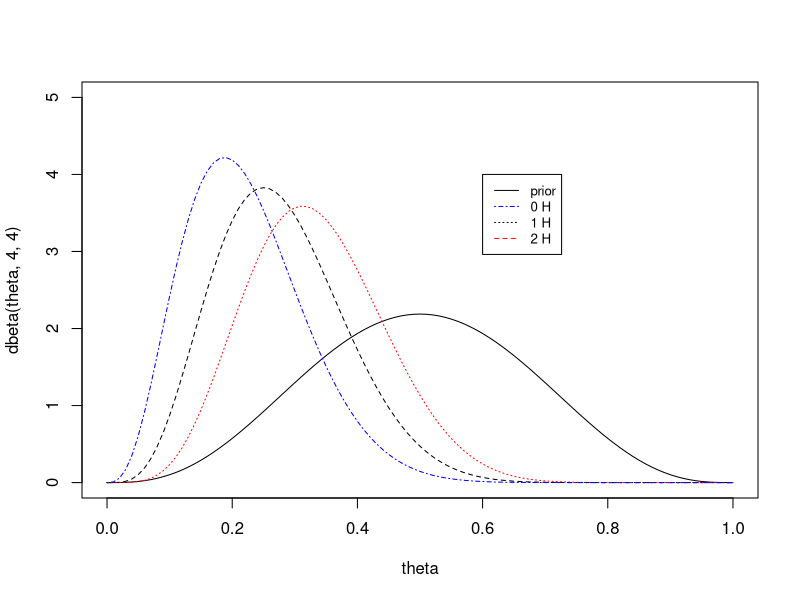
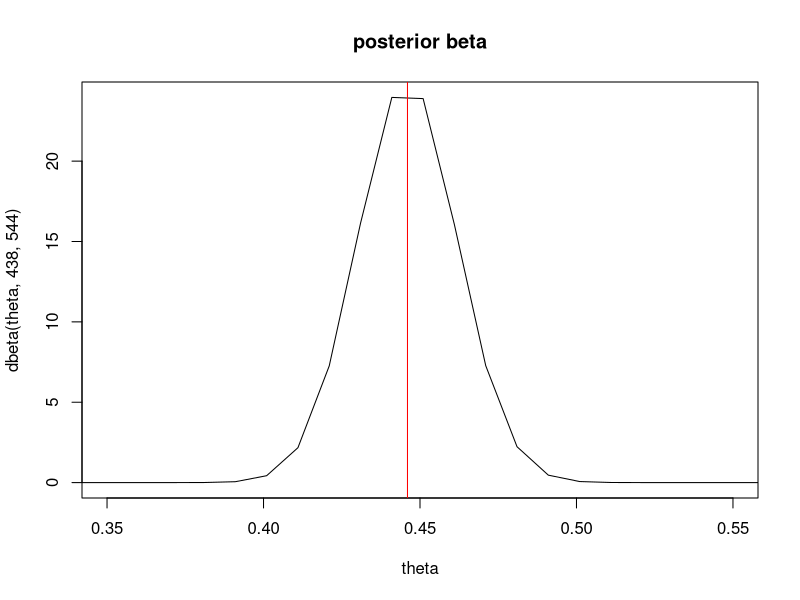
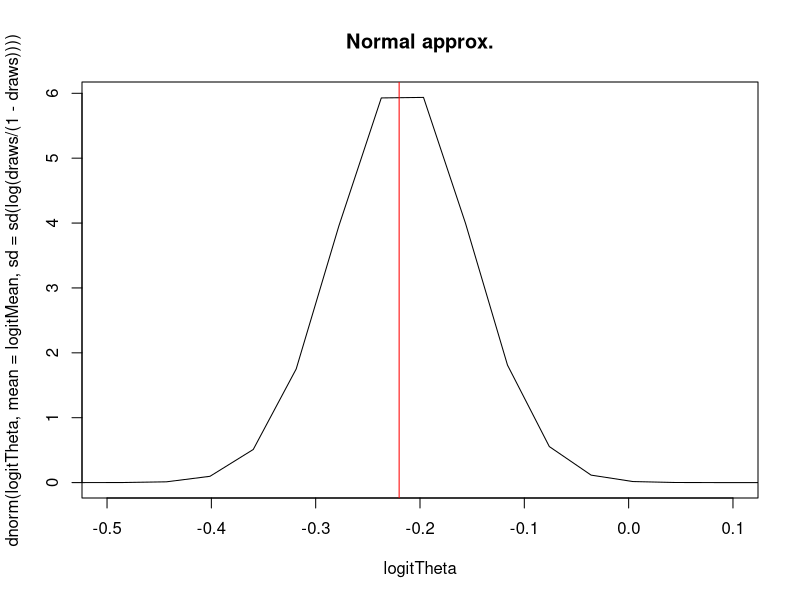
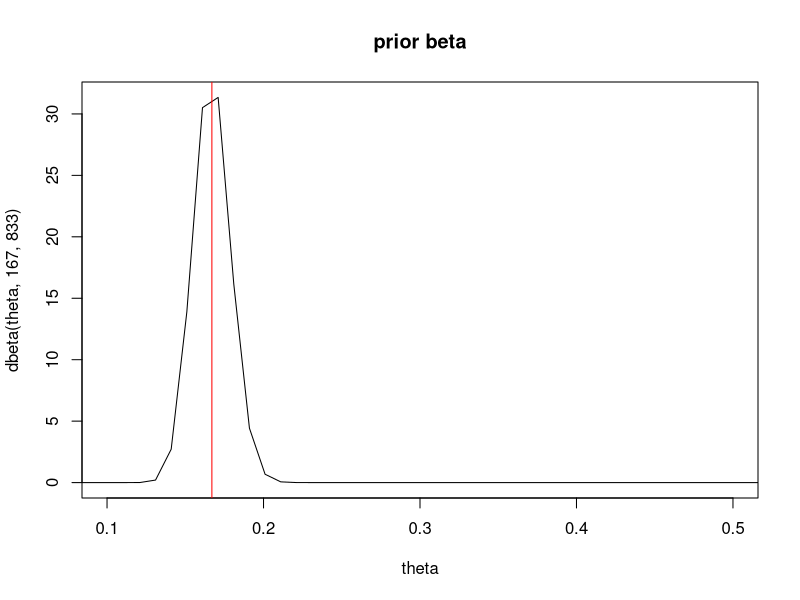
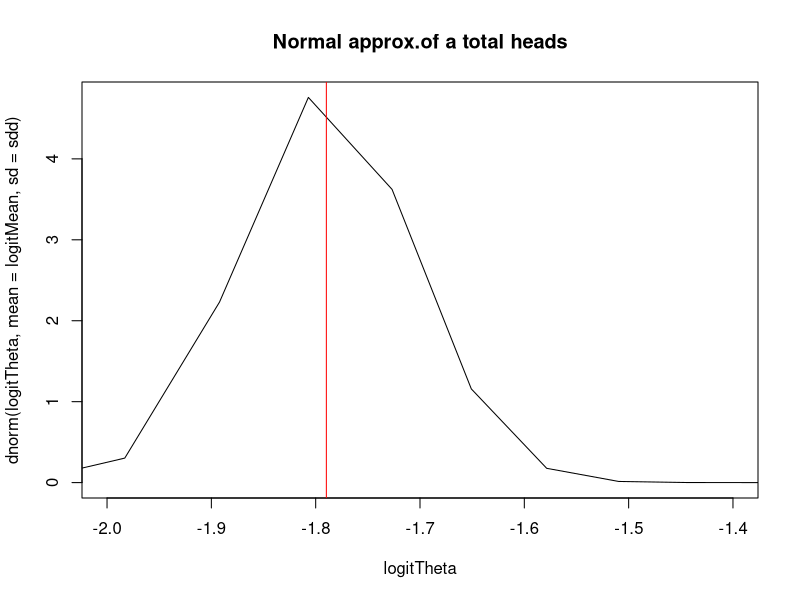
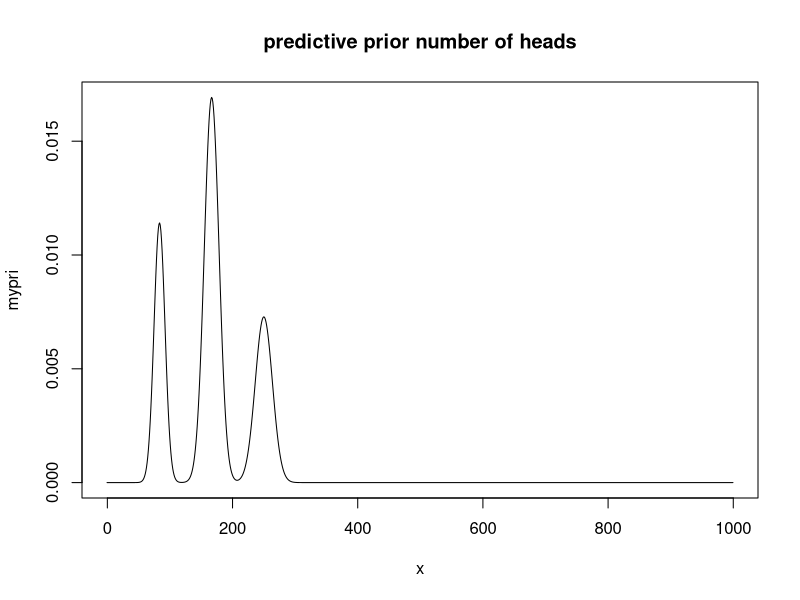
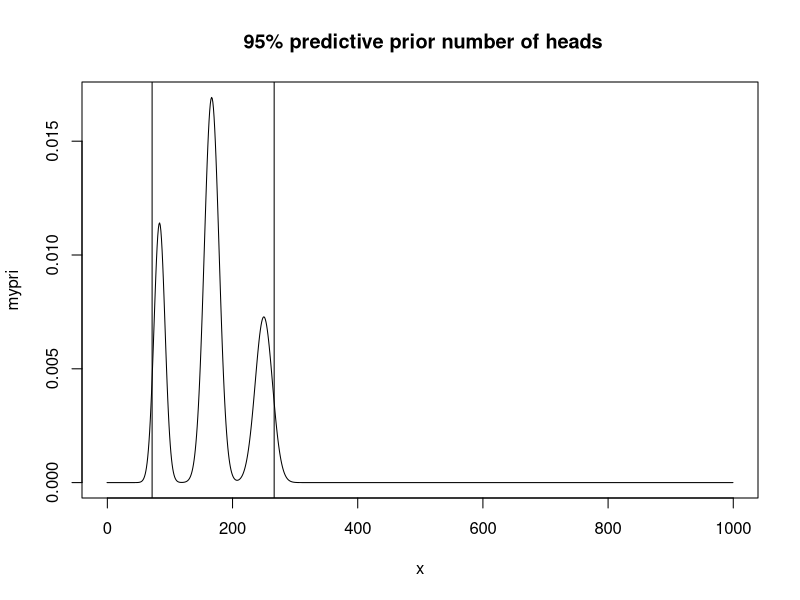
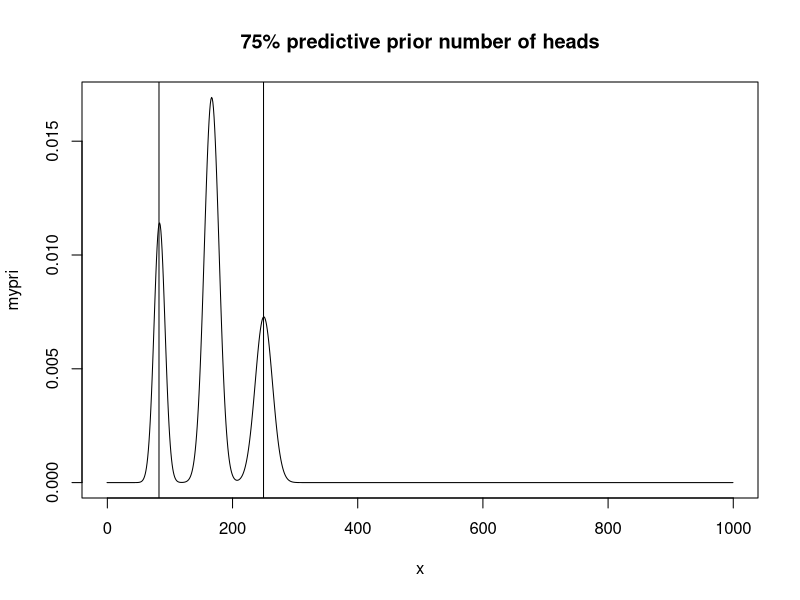

These figures' R source, in order:
## ---- chunk 1
 theta<-seq(from=0,to=1,by=0.01)

 plot(theta,dbeta(theta,4,4),type='l',ylim=c(0,5)) ## prior
 lines(theta,dbeta(theta,4+1,4+10-1),lty=2) ## 1 success
   lines(theta,dbeta(theta,4+2,4+10-2),lty=3,col='red') ## 2 succe
   lines(theta,dbeta(theta,4,4+10),lty=4,col='blue')  ## 0 successes
  legend(0.6, 4, 
         legend=c("prior", "0 H", "1 H", "2 H"),
       col=c("black","blue","black", "red"), lty=c(1,4,3,2), cex=0.8)
## ---- chunk 2
  theta<-seq(from=0.001,to=1,by=0.01)
  ## example births
   postMean <-function(alpha,beta,y,n){
     return( (alpha+y)/(alpha+beta+n))
   } 
   postVar<-function(alpha,beta,y,n){
     return( ((alpha+y)*(beta+n-y))/( (alpha+beta+n)^2*(alpha+beta+n+1)) )
   }
   sdnorm<-sqrt(postVar(438,544,0,0))
   logitMean<-log( postMean(438,544,0,0)/(1-postMean(438,544,0,0)))
   
  logitTheta<-log(theta/(1-theta))

  
    plot(theta,dbeta(theta,438,544),type='l',xlim=c(0.35,0.55),main="posterior beta") ## prior
    abline(v=0.446,col='red')
  draws<-rbeta(1000,438,544)
  plot(logitTheta,dnorm(logitTheta,mean =logitMean, sd=sd(log(draws/(1-draws))) ),type='l', xlim=c(-0.5,0.1),main="Normal approx.") ## prior
    abline(v=-0.22,col='red')

## ---- chunk 3
  ## based on normal approximation sketch the distribution of y
  ## for normal we use the logit transform
  ## n = 1,000
  ## first lets construct a beta distribution.
  ## let the prior be beta(4,4) or even beta(1,1)
   plot(theta,dbeta(theta,167,833),type='l',xlim=c(0.1,0.5),main="prior beta") ## prior
  # plot(theta,dbeta(theta,1,5),type='l',xlim=c(0.1,0.5), main='prior beta') 
   abline(v=0.167,col='red') ## 
   #  qbeta(c(0.05,0.25,0.5,0.75,0.95),167,833)
    ## predictive on normal scale.
     draws<-rbeta(1000,167,833)
     logitMean<-log( 167/1000)
  sdd<-sd(log(draws/(1-draws)))

  plot(logitTheta,dnorm(logitTheta,mean =logitMean, sd=sdd ),type='l',main="Normal approx.of a total heads", xlim=c(-2,-1.4)) ## prior
    abline(v=logitMean,col='red')
    ### the number of heads.    
  message("prior predictive mean:" ,round( exp(logitMean)/(1+exp(logitMean)),2))

 qx<-(qnorm(c(0.05,0.25,0.5,0.75,0.95),mean =logitMean, sd=sdd ))
 ## this is the probability of landing 6 for theta
 exp(qx)/(1+exp(qx))
## wald 95% prior interval
c( exp(logitMean-1.96*sdd)/(1+exp(logitMean-1.96*sdd)),exp(logitMean+1.96*sdd)/(1+exp(logitMean+1.96*sdd)))
## ---- chunk 4
x<-seq(0,1000)-0.5 # continuity correction.
theta<-c(1/12,1/6,1/4)
n=1000
normLikelihood<-function(x,n,p){
  mean<-n*p
  varz<-n*p*(1-p)
  return(dnorm(x,mean=mean,sd=sqrt(varz)))
  
}
a<-dnorm(x,mean=n*theta[1],sd=sqrt(n*theta[1]*(1-theta[1]))  )
b<-dnorm(x,mean=n*theta[2],sd=sqrt(n*theta[2]*(1-theta[2]))  )
c<-dnorm(x,mean=n*theta[3],sd=sqrt(n*theta[3]*(1-theta[3]))  )


mypri<-a*0.25+b*0.5+c*0.25

sum(mypri) ## sums to 1 it is a distribution

plot(x,mypri,type='l',main='predictive prior number of heads')



data<-data.frame(x=x,p=mypri)

## highest probability interval
# 95%

plot(x,mypri,type='l',main=' 95% predictive prior number of heads')
abline(v=max(data[which(cumsum(data$p)<0.025),1])
)
abline(v=max(data[which(1-cumsum(data$p)>0.025),1]))

plot(x,mypri,type='l',main='75% predictive prior number of heads')
abline(v=max(data[which(cumsum(data$p)<0.125),1]))
abline(v=max(data[which(1-cumsum(data$p)>0.125),1])
)

plot(x,mypri,type='l',main='50% predictive prior number of heads')
abline(v=max(data[which(cumsum(data$p)<0.25),1]))
abline(v=max(data[which(1-cumsum(data$p)>0.25),1])
)

plot(x,mypri,type='l',main='25% predictive prior number of heads')
abline(v=max(data[which(cumsum(data$p)<0.375),1]))
abline(v=max(data[which(1-cumsum(data$p)>0.375),1])
)

plot(x,mypri,type='l',main='5% predictive prior number of heads')
abline(v=max(data[which(cumsum(data$p)<0.475),1]))
abline(v=max(data[which(1-cumsum(data$p)>0.475),1])
)
